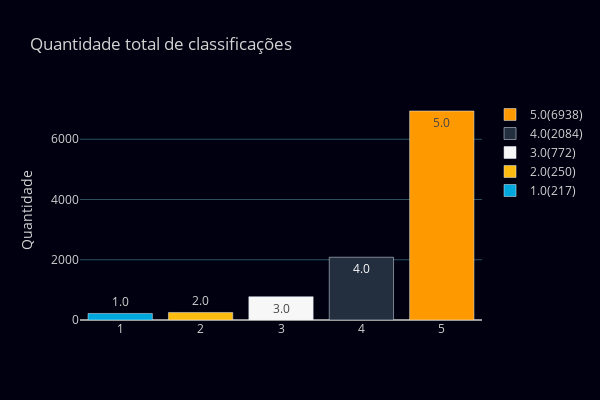

Source (notebook cell):
### Markdown cell above
Aqui podemos perceber que este projeto será um desafio, porque nosso atributo target está completamente desbalanceado. Note que a mediana do conjunto é o próprio valor máximo, outro ponto, bem menos de 25% dos dados são valores considerados 'avaliações negativas'. Além disso, por se tratar de um intervalo de valores entre 0 e 5, notamos que a média está bem alta também.

### Code cell
list_i = df['overall'].value_counts().index
list_v = df['overall'].value_counts().values

fig = go.Figure()

for i in range(len(list_i)):
    fig.add_trace(go.Bar(
        x = [list_i[i]],
        y = [list_v[i]],
        text = [list_i[i]],
        name = str(list_i[i]) + '(' + str(list_v[i]) + ')'
    ))

fig.update_layout(
    title='<span>Quantidade total de classificações</span>', 
    autosize=False,
    width=600,
    height=400,
    yaxis=dict(title='<span>Quantidade</span>'),
    template='my_theme'
    )

### Figure 1 — Plotly figure (JSON) as saved in the notebook; plotly's stock layout.template omitted (floating-point values rounded to 4 significant figures)
{"data": [{"name": "5.0(6938)", "text": ["5.0"], "type": "bar", "x": [5], "y": [6938]}, {"name": "4.0(2084)", "text": ["4.0"], "type": "bar", "x": [4], "y": [2084]}, {"name": "3.0(772)", "text": ["3.0"], "type": "bar", "x": [3], "y": [772]}, {"name": "2.0(250)", "text": ["2.0"], "type": "bar", "x": [2], "y": [250]}, {"name": "1.0(217)", "text": ["1.0"], "type": "bar", "x": [1], "y": [217]}], "layout": {"autosize": false, "height": 400, "title": {"text": "<span>Quantidade total de classificações</span>"}, "width": 600, "yaxis": {"title": {"text": "<span>Quantidade</span>"}}}}
